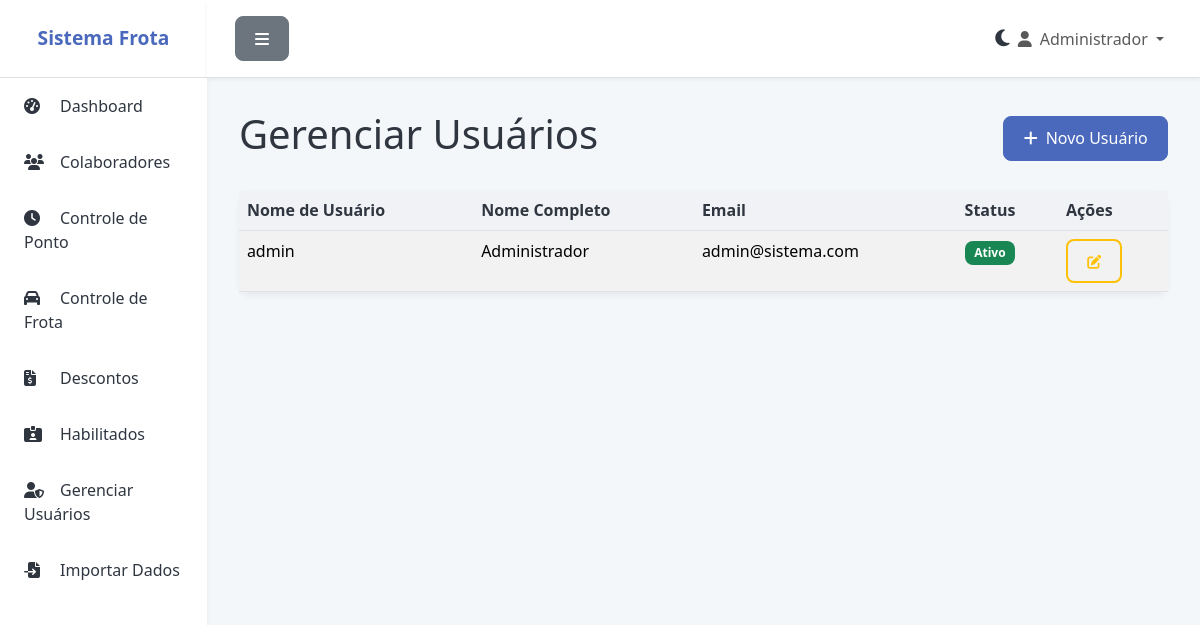
Page /usuarios (signed in) on the earlier database version.
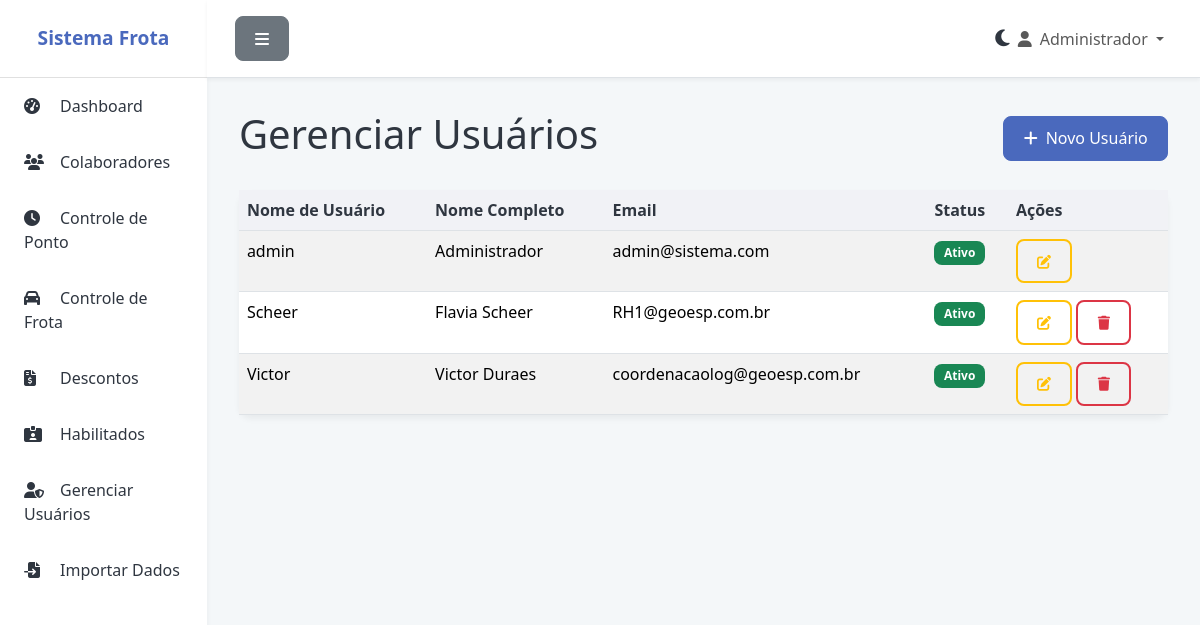
Same page on the later database version.
### app.py (models this page shows)
class Usuario(UserMixin, db.Model):
    id = db.Column(db.Integer, primary_key=True)
    username = db.Column(db.String(80), unique=True, nullable=False)
    password_hash = db.Column(db.String(200), nullable=False)
    nome = db.Column(db.String(100), nullable=False)
    email = db.Column(db.String(120), unique=True, nullable=False)
    ativo = db.Column(db.Boolean, default=True)
    criado_em = db.Column(db.DateTime, default=datetime.utcnow)

### app.py (the view)
@app.route('/usuarios')
@login_required
def usuarios():
    if not is_admin():
        flash('Acesso negado. Apenas administradores podem gerenciar usuários.', 'error')
        return redirect(url_for('index'))
    usuarios = Usuario.query.all()
    return render_template('usuarios.html', usuarios=usuarios)

### app.py (called while the page is built, shortened)
@login_manager.user_loader
def load_user(user_id):
    return Usuario.query.get(int(user_id))

def is_admin():
    return current_user.is_authenticated and current_user.username == 'admin'

@app.before_request
def create_tables():
    db.create_all()

### templates/usuarios.html (shortened to what this page needs)
{% extends "base.html" %}
{% block content %}
<div class="d-flex justify-content-between align-items-center mb-4">
    <h1 class="fw-light">Gerenciar Usuários</h1>
    <a href="{{ url_for('novo_usuario') }}" class="btn btn-primary"><i class="fas fa-plus me-2"></i>Novo Usuário</a>
</div>
<div class="card">
    <div class="card-body p-0">
        <div class="table-responsive">
            <table class="table table-striped table-hover mb-0">
                <thead class="bg-light">
                    <tr>
                        <th scope="col">Nome de Usuário</th>
                        <th scope="col">Nome Completo</th>
                        <th scope="col">Email</th>
                        <th scope="col">Status</th>
                        <th scope="col">Ações</th>
                    </tr>
                </thead>
                <tbody>
                    {% for usuario in usuarios %}
                    <tr>
                        <td>{{ usuario.username }}</td>
                        <td>{{ usuario.nome }}</td>
                        <td>{{ usuario.email }}</td>
                        <td>
                            {% if usuario.ativo %}
                                <span class="badge bg-success">Ativo</span>
                            {% else %}
                                <span class="badge bg-danger">Inativo</span>
                            {% endif %}
                        </td>
                        <td>
                            <a href="{{ url_for('editar_usuario', id=usuario.id) }}" class="btn btn-sm btn-outline-warning" title="Editar"><i class="fas fa-edit"></i></a>
                            {% if usuario.username != 'admin' %}
                            <a href="{{ url_for('excluir_usuario', id=usuario.id) }}" class="btn btn-sm btn-outline-danger" title="Excluir" onclick="return confirm('Tem certeza que deseja excluir este usuário?')"><i class="fas fa-trash"></i></a>
                            {% endif %}
                        </td>
                    </tr>
                    {% else %}
                    <tr>
                        <td colspan="5" class="text-center text-muted py-4">Nenhum usuário cadastrado.</td>
                    </tr>
                    {% endfor %}
                </tbody>
            </table>
        </div>
    </div>
</div>
{% endblock %}

### templates/base.html (shortened to what this page needs)
<!DOCTYPE html>
<html lang="pt-BR">
<head>
    <link href="https://cdn.jsdelivr.net/npm/bootstrap@5.3.3/dist/css/bootstrap.min.css" rel="stylesheet">
    <link rel="stylesheet" href="https://cdnjs.cloudflare.com/ajax/libs/font-awesome/6.5.1/css/all.min.css">
</head>
<body>
    <div class="d-flex" id="wrapper">
        <div id="sidebar-wrapper">
            <div class="sidebar-heading">Sistema Frota</div>
            <div class="list-group list-group-flush">
                <a href="{{ url_for('index') }}" class="list-group-item"><i class="fas fa-tachometer-alt"></i>Dashboard</a>
                <a href="{{ url_for('colaboradores') }}" class="list-group-item"><i class="fas fa-users"></i>Colaboradores</a>
                <a href="{{ url_for('pontos') }}" class="list-group-item"><i class="fas fa-clock"></i>Controle de Ponto</a>
                <a href="{{ url_for('frota') }}" class="list-group-item"><i class="fas fa-car"></i>Controle de Frota</a>
                <a href="{{ url_for('descontos') }}" class="list-group-item"><i class="fas fa-file-invoice-dollar"></i>Descontos</a>
                <a href="{{ url_for('habilitados') }}" class="list-group-item"><i class="fas fa-id-card-alt"></i>Habilitados</a>
                {% if current_user.username == 'admin' %}
                <a href="{{ url_for('usuarios') }}" class="list-group-item"><i class="fas fa-user-shield"></i>Gerenciar Usuários</a>
                <a href="{{ url_for('importar') }}" class="list-group-item"><i class="fas fa-file-import"></i>Importar Dados</a>
                {% endif %}
            </div>
        </div>
        <div id="page-content-wrapper">
            <nav class="navbar navbar-expand-lg navbar-light border-bottom">
                <div class="container-fluid">
                    <button class="btn btn-secondary" id="menu-toggle"><i class="fas fa-bars"></i></button>
                    <div class="collapse navbar-collapse" id="navbarSupportedContent">
                        <ul class="navbar-nav ms-auto mt-2 mt-lg-0">
                             <li class="nav-item d-flex align-items-center">
                                <span class="mode-toggle" id="mode-toggle">
                                    <i class="fas fa-moon"></i>
                                </span>
                             </li>
                             {% if current_user.is_authenticated %}
                            <li class="nav-item dropdown">
                                <a class="nav-link dropdown-toggle" href="#" id="navbarDropdown" role="button" data-bs-toggle="dropdown" aria-expanded="false">
                                    <i class="fas fa-user me-2"></i>{{ current_user.nome }}
                                </a>
                            </li>
                             {% endif %}
                        </ul>
                    </div>
                </div>
            </nav>
            <main class="container-fluid">
                {% block content %}{% endblock %}
            </main>
        </div>
        </div>
</body>
</html>

Differences in the rows shown:
added Usuario: username "Scheer", nome "Flavia Scheer", email "RH1@geoesp.com.br", ativo "Ativo"
added Usuario: username "Victor", nome "Victor Duraes", email "coordenacaolog@geoesp.com.br", ativo "Ativo"
